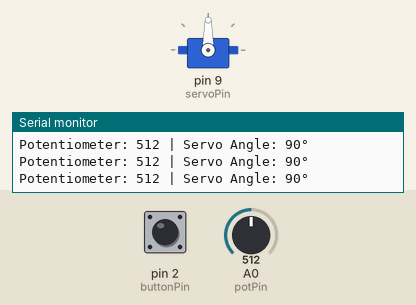
Simulated run of this sketch. Board: Arduino Uno, built with avr-gcc and run on an emulated ATmega328P. Parts: servo, the last lines printed to the serial monitor. The inputs (shaded band) are chosen by the test bench; at power-on: pin 2 (buttonPin) HIGH, A0 (potPin) = 512.

Above: at 1.2 s.
1.3 s: pin 2 (buttonPin) pulled LOW for 0.15 s
4.3 s: A0 (potPin) set to 170
At 4.8 s:
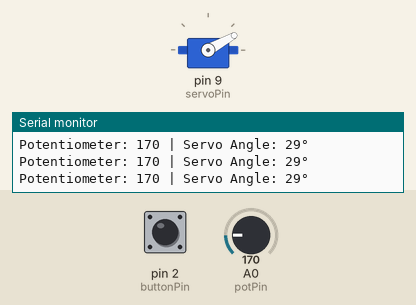
5.8 s: pin 2 (buttonPin) pulled LOW for 3.2 s
At 6.03 s:
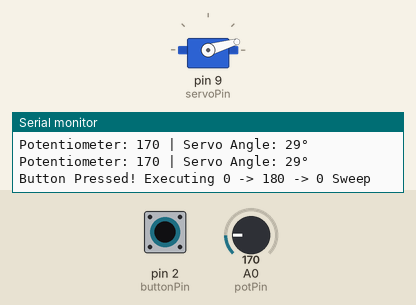
12.0 s: A0 (potPin) set to 1023
At 13.2 s:
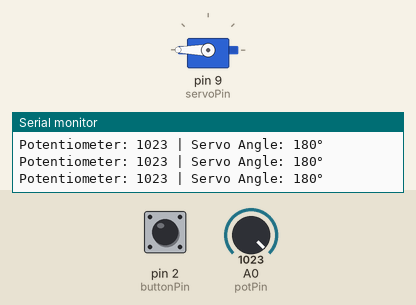
13.5 s: A0 (potPin) set to 0
At 14.7 s:
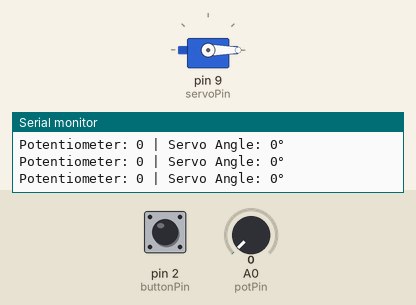
15.0 s: pin 2 (buttonPin) pulled LOW for 1 s
At 15.56 s:
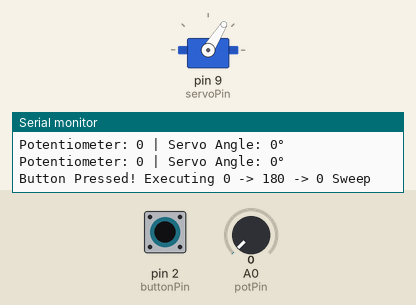
Timing chart, 0 to 19.1 s (numbered marks = the images above; inputs shaded):
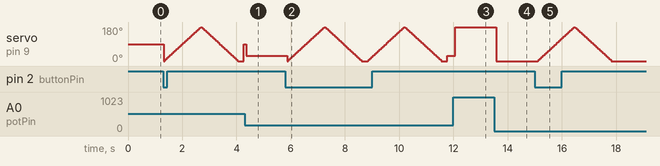

Measured:
- after the input at 4.3 s, servo on pin 9 (servoPin): 90° → 29° after 0.07 s
- after the input at 12.0 s, servo on pin 9 (servoPin): 29° → 180° after 0.07 s
- after the input at 13.5 s, servo on pin 9 (servoPin): 180° → 0° after 0.08 s
- after the input at 15.0 s, servo on pin 9 (servoPin): rises from 0° to 180° in 1.3 s, then falls to 0° in 1.4 s

The sketch:

servo_control.ino
```cpp
/*
 * Servo Motor Sweep Control
 * Path: /week3/servo_control/servo_control.ino
 */

#include <Servo.h>

// Create a servo object
Servo myServo;

// Pin definitions
const int potPin = A0;
const int buttonPin = 2;
const int servoPin = 9;

void setup() {
  Serial.begin(9600);

  // Attach the servo to the PWM pin
  myServo.attach(servoPin);

  // Use INPUT_PULLUP to activate the internal resistor.
  // This means the button reads HIGH when unpressed, and LOW when pressed.
  pinMode(buttonPin, INPUT_PULLUP);

  Serial.println("Servo Control System Initialized...");
}

void loop() {
  // Read the button state
  bool isButtonPressed = (digitalRead(buttonPin) == LOW);

  // --- OVERRIDE MODE: Button Sweep ---
  if (isButtonPressed) {
    Serial.println("Button Pressed! Executing 0 -> 180 -> 0 Sweep");

    // Sweep forward to 180
    for (int angle = 0; angle <= 180; angle += 2) {
      myServo.write(angle);
      delay(15);
    }

    // Sweep backward to 0
    for (int angle = 180; angle >= 0; angle -= 2) {
      myServo.write(angle);
      delay(15);
    }

    Serial.println("Sweep Complete. Returning to Potentiometer control.");
    delay(200); // Small debounce delay to prevent rapid re-triggering
  }

  // --- NORMAL MODE: Potentiometer Control ---
  else {
    int potValue = analogRead(potPin);

    // Map the 0-1023 analog reading to a 0-180 degree angle
    int targetAngle = map(potValue, 0, 1023, 0, 180);

    // Command the servo to move to that angle
    myServo.write(targetAngle);

    // Log data to Serial Monitor
    Serial.print("Potentiometer: ");
    Serial.print(potValue);
    Serial.print(" | Servo Angle: ");
    Serial.print(targetAngle);
    Serial.println("°");

    delay(100); // Small delay to keep the Serial Monitor readable
  }
}
```
